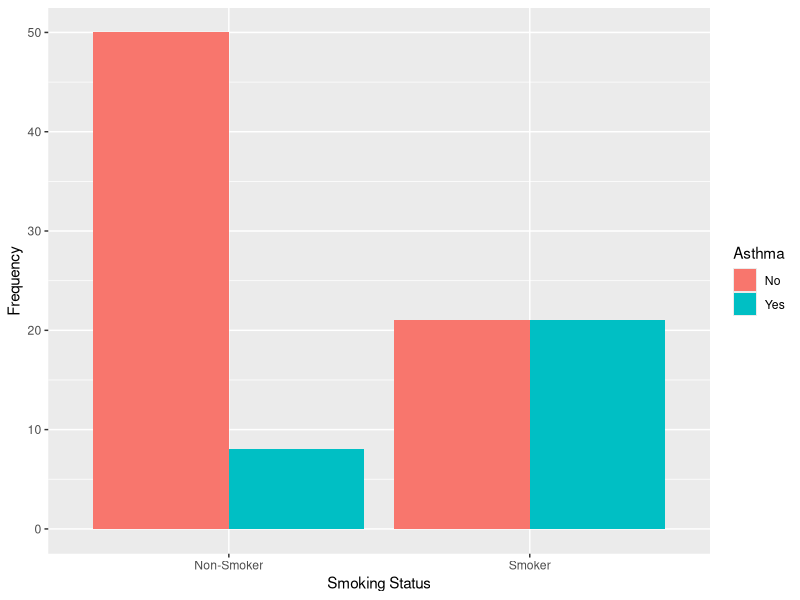
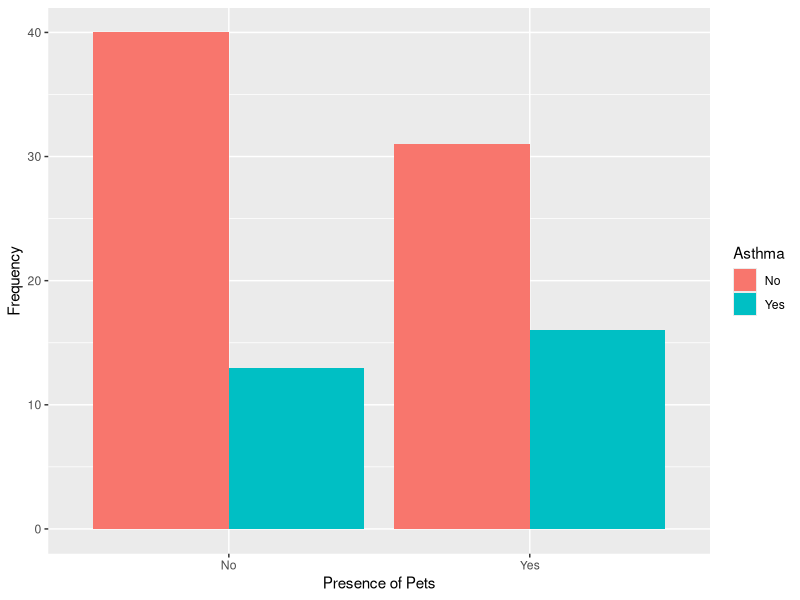
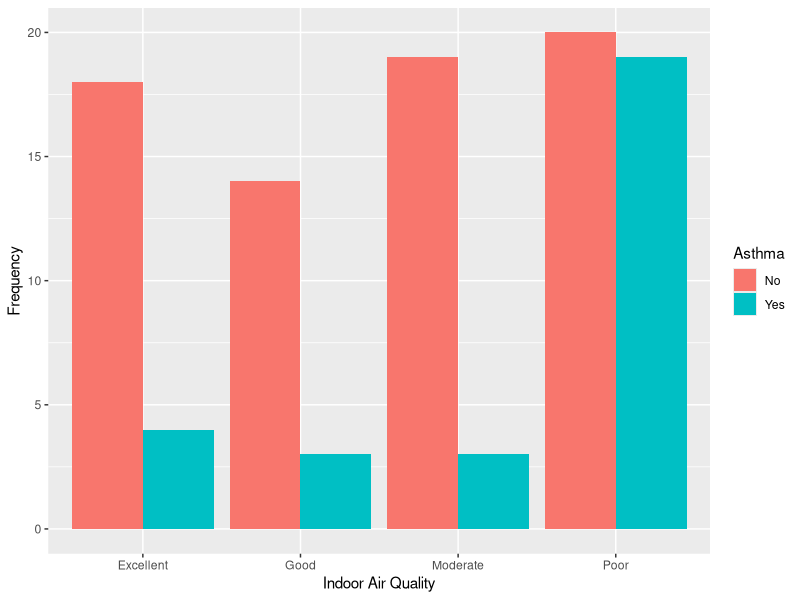

Here is the R script that generated these plots, in order: (Note: this script raises an error after producing the figures.)
## ---- chunk 1
knitr::opts_chunk$set(echo = TRUE)
## ---- chunk 2
# load packages
library(tidyverse)
library(stats)
library(ggplot2)
library(ggpubr)
library(rstatix)
## ---- chunk 3
# set working directory
setwd("~/Google Drive/My Drive/1_CSUS/2024-2025/Spring 2025/PUBH 207B/Website/PUBH-207B-S25")
## ---- chunk 4
# import the dataset
data <- read.csv("asthma_risk_factors.csv")
## ---- chunk 5
# identify variable type for all variables in the dataset
str(data)
## ---- chunk 6
# convert variables to factors
data$Asthma <- as.factor(data$Asthma)
data$Indoor_Air_Quality <- as.factor(data$Indoor_Air_Quality)
data$Pets <- as.factor(data$Pets)
data$Smoking_Behavior <- as.factor(data$Smoking_Behavior)
## ---- chunk 7
# generate contingency table for smoking behavior and asthma
table(data$Smoking_Behavior, data$Asthma)
## ---- chunk 8
# generate contingency table for presence of pets and asthma
table(data$Pets, data$Asthma)
## ---- chunk 9
# generate contingency table for indoor air quality and asthma
table(data$Indoor_Air_Quality, data$Asthma)
## ---- chunk 10
# visualize the data: asthma by smoking status
data %>% ggplot(aes(x = Smoking_Behavior, fill = Asthma)) +
  geom_bar(position = "dodge") + 
  labs(y = "Frequency",
       x = "Smoking Status",
       fill = "Asthma")
## ---- chunk 11
# visualize the data: asthma by presence of pets
data %>% ggplot(aes(x = Pets, fill = Asthma)) +
  geom_bar(position = "dodge") + 
  labs(y = "Frequency",
       x = "Presence of Pets",
       fill = "Asthma")
## ---- chunk 12
# visualize the data: asthma by indoor air quality
data %>% ggplot(aes(x = Indoor_Air_Quality, fill = Asthma)) +
  geom_bar(position = "dodge") + 
  labs(y = "Frequency",
       x = "Indoor Air Quality",
       fill = "Asthma")
## ---- chunk 13
knitr::include_graphics("chi-square.png")
## ---- chunk 14
knitr::include_graphics("expected.png")
## ---- chunk 15
# check expected cell counts
chisq.test(data$Smoking_Behavior, data$Asthma)$expected
chisq.test(data$Pets, data$Asthma)$expected
chisq.test(data$Indoor_Air_Quality, data$Asthma)$expected
## ---- chunk 16
# Chi-square test of independence for smoking behavior and asthma
chisq.test(data$Smoking_Behavior, data$Asthma)
## ---- chunk 17
# Chi-square test of independence for pets and asthma
chisq.test(data$Pets, data$Asthma)
## ---- chunk 18
# Fisher exact test for indoor air quality and asthma
fisher.test(data$Indoor_Air_Quality, data$Asthma)
## ---- chunk 19
# import the dataset
data1 <- read.csv("smoking_cessation.csv")
## ---- chunk 20
# identify variable type for all variables in the dataset
str(data1)
## ---- chunk 21
# convert variables to factors
data1$Group <- as.factor(data1$Group)
## ---- chunk 22
# Boxplot for reduction in cigarettes by group
ggboxplot(data1, x = "Group", y = "Reduction_in_Cigarettes")
## ---- chunk 23
knitr::include_graphics("flowchart_diff_means.png")
## ---- chunk 24
# filter data to include only workplace and high school
data1_sub <- data1 %>% filter(!Group == "Community Center")
## ---- chunk 25
# Mann-Whitney U test
wilcox.test(Reduction_in_Cigarettes ~ Group, data = data1_sub)
## ---- chunk 26
# Kruskal-Wallis test
kruskal.test(Reduction_in_Cigarettes ~ Group, data = data1)
## ---- chunk 27
# Dunn test
dunn_test(data1, Reduction_in_Cigarettes ~ Group, p.adjust.method = "holm", detailed = FALSE)
